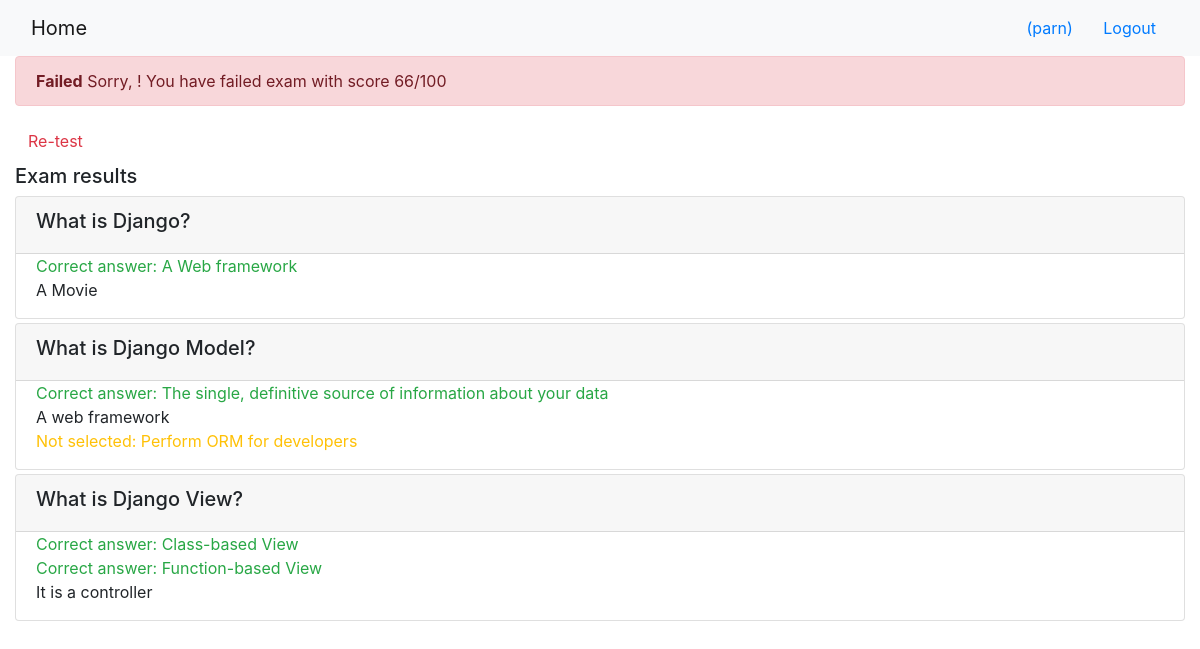
The page /onlinecourse/course/1/submission/1/result/ (signed in) on the database its author committed.
### onlinecourse/models.py (models this page shows)
class Question(models.Model):
    lesson = models.ForeignKey(Lesson, on_delete=models.CASCADE)
    question_text = models.CharField(max_length=200)
    grade = models.IntegerField(default=10)
    def is_get_score(self, selected_ids):
       all_answers = self.choice_set.filter(is_correct=True).count()
       selected_correct = self.choice_set.filter(is_correct=True, id__in=selected_ids).count()
       selected_wrong = self.choice_set.filter(is_correct=False, id__in=selected_ids).count()
       if all_answers == selected_correct and selected_wrong == 0:
           return True
       else:
           return False

class Choice(models.Model):
    question = models.ForeignKey(Question, on_delete=models.CASCADE)
    choice_text = models.CharField(max_length=200)
    is_correct = models.BooleanField(default=False)

### onlinecourse/views.py (the view)
# urls.py: path('course/<int:course_id>/submission/<int:submission_id>/result/', views.show_exam_result, name='show_exam_result'),
def show_exam_result(request, course_id, submission_id):
    context = {}
    course = get_object_or_404(Course, pk=course_id)
    submission = get_object_or_404(Submission, pk=submission_id)
    selected_choices = submission.choices.all()
    questions = set()
    for choice in selected_choices:
        questions.add(choice.question)
    total = 0
    grade = 0
    for question in questions:
        total += question.grade
        if question.is_get_score(selected_choices):
            grade += question.grade
    context['course'] = course
    context['selected_ids'] = selected_choices
    context['grade'] = int((grade/total) * 100)
    return render(request, 'onlinecourse/exam_result_bootstrap.html', context)

### onlinecourse/templates/onlinecourse/exam_result_bootstrap.html (shortened to what this page needs)
<!DOCTYPE html>
<html lang="en">
<head>
    {% load static %}
    <link rel="stylesheet" href="https://maxcdn.bootstrapcdn.com/bootstrap/4.5.2/css/bootstrap.min.css">
</head>
<body>
 <nav class="navbar navbar-light bg-light">
    <div class="container-fluid">
        <div class="navbar-header">
              <a class="navbar-brand" href="{% url 'onlinecourse:index' %}">Home</a>
        </div>
        <ul class="nav navbar-nav navbar-right">
            {% if user.is_authenticated %}
            <li>
                <a class="btn btn-link" href="#">{{ user.first_name }}({{ user.username }})</a>
                <a class="btn btn-link" href="{% url 'onlinecourse:logout' %}">Logout</a>
            </li>
            {% endif %}
        </ul>
    </div>
</nav>
<div class="container-fluid">
    {% if grade > 80 %}
    <div class="alert alert-success">
       <b>Congratulation, {{ user.first_name }}!</b> You have passed the exam and completed the course with score {{grade}} / 100
    </div>
        {% else %}
        <div class="alert alert-danger">
            <b>Failed</b> Sorry, {{ user.first_name }}! You have failed exam with score {{grade}}/100
        </div>
        <a class="btn btn-link text-danger" href="{% url 'onlinecourse:course_details' course.id %}">Re-test</a>
        {% endif %}
        <div class="card-columns-vertical mt-1">
        <h5 class="">Exam results</h5>
            {% for lesson in course.lesson_set.all %}
            {% for question in lesson.question_set.all %}
            <div class="card mt-1">
                <div class="card-header"><h5>{{ question.question_text}}</h5></div>
                <div class="form-group">
                    {% for choice in question.choice_set.all %}
                        <div class="form-check">
                            {% if choice in selected_ids %}
                                {% if choice.is_correct %}
                                    <div class="text-success">
                                        Correct answer: {{choice.choice_text}}
                                    </div>
                                {% else %}
                                    <div class="text-danger">
                                        Wrong answer: {{choice.choice_text}}
                                    </div>
                                {% endif %}
                            {% else %}
                                {% if choice.is_correct %}
                                    <div class="text-warning">
                                        Not selected: {{choice.choice_text}}
                                    </div>
                                {% else %}
                                    <div class="text-black">
                                        {{choice.choice_text}}
                                    </div>
                                {% endif %}
                            {% endif %}
                        </div>
                    {% endfor %}
                </div>
            </div>
            {% endfor %}
            {% endfor %}
        </div>
    </div>
</body>
</html>

### rows shown on the page
Question: question_text "What is Django?"
Choice: choice_text "A Web framework"
Choice: choice_text "A Movie"
Question: question_text "What is Django Model?"
Choice: choice_text "The single, definitive source of information about your data"
Choice: choice_text "A web framework"
Choice: choice_text "Perform ORM for developers"
Question: question_text "What is Django View?"
Choice: choice_text "Class-based View"
Choice: choice_text "Function-based View"
Choice: choice_text "It is a controller"

### other values the page prints
{{ user.username }} "parn"
{{ grade }} "66"
